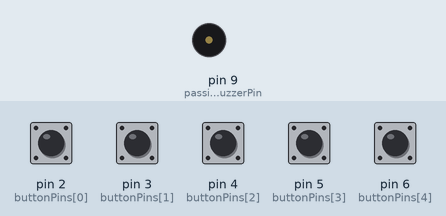
Simulated run of this sketch. Board: Arduino Uno, built with avr-gcc and run on an emulated ATmega328P. Shown: buzzer (waves = sounding). The inputs (shaded band) are chosen by the test bench; at power-on: pin 2 (buttonPins[0]), pin 3 (buttonPins[1]), pin 4 (buttonPins[2]), pin 5 (buttonPins[3]), pin 6 (buttonPins[4]) HIGH. Random numbers use the default seed unless the sketch sets one.

Above: at 1.2 s.
1.3 s: pin 6 (buttonPins[4]) pulled LOW for 0.15 s
4.3 s: pin 2 (buttonPins[0]) pulled LOW for 1 s
At 5.32 s:
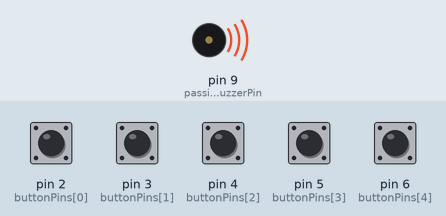
Timing chart, 0 to 7.3 s (numbered marks = the images above; inputs shaded):
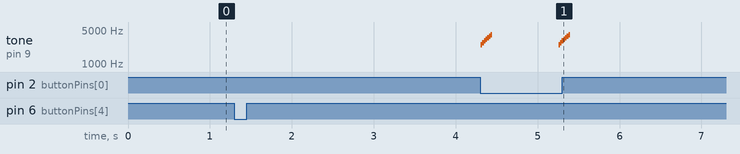

The sketch:

Sound_BirdPiano_5Buttons.ino
```cpp
// ==========================================
// Krish's Bird Piano / Communication Board
// Sounds adapted to mimic House Sparrow vocalizations
// ==========================================
// Button 1 (Pin 2) - Meaning: Food (Rising Chirp)
// Button 2 (Pin 3) - Meaning: Water (Natural Randomized Chirp)
// Button 3 (Pin 4) - Meaning: Play (Natural Randomized Trill)
// Button 4 (Pin 5) - Meaning: Scritches (Natural Double Cheep)
// Button 5 (Pin 6) - Meaning: Outside (Complex Call)
//
// Passive Buzzer: Pin 9

const int buttonPins[] = {2, 3, 4, 5, 6};
const int passiveBuzzerPin = 9;
const int numButtons = 5;

void setup() {
  for (int i = 0; i < numButtons; i++) {
    pinMode(buttonPins[i], INPUT_PULLUP);
  }
  pinMode(passiveBuzzerPin, OUTPUT);

  // Seed the random generator using an unconnected analog pin for natural variations
  randomSeed(analogRead(A0));
}

// --- Sound 1: Original Rising Chirp (Kept as requested) ---
void chirpRising() {
  for (int freq = 2500; freq <= 4000; freq += 250) {
    tone(passiveBuzzerPin, freq, 20);
    delay(20);
  }
  noTone(passiveBuzzerPin);
}

// --- Sound 2: Natural Chirp ---
void naturalChirp() {
  int startFreq = random(1800, 2400);
  int endFreq   = random(3000, 3800);
  int chirps = random(1, 3); // Randomize 1 or 2 chirps per press

  for (int c = 0; c < chirps; c++) {
    // Chirp Up
    for (int f = startFreq; f <= endFreq; f += random(30, 50)) {
      tone(passiveBuzzerPin, f, 10);
      delay(random(2, 5));
    }
    // Chirp Down
    for (int f = endFreq; f >= startFreq; f -= random(30, 50)) {
      tone(passiveBuzzerPin, f, 10);
      delay(random(2, 5));
    }
    noTone(passiveBuzzerPin);

    // Natural pause between multi-chirps
    delay(random(40, 100));
  }
}

// --- Sound 3: Natural Trill ---
void naturalTrill() {
  int startFreq = random(3000, 3500);
  int endFreq   = random(4000, 4500);

  for (int c = 0; c < 5; c++) { // 5 rapid repetitions for a trill
    for (int f = startFreq; f <= endFreq; f += random(80, 120)) {
      tone(passiveBuzzerPin, f, 5);
      delay(2);
    }
    noTone(passiveBuzzerPin);
    delay(random(20, 40));
  }
}

// --- Sound 4: Natural Double Cheep (Fixed to remove robotic tone) ---
void naturalDoubleCheep() {
  for (int i = 0; i < 2; i++) { // Loop twice for a "double" cheep
    int startFreq = random(3800, 4200); // Start high
    int endFreq   = random(3200, 3600); // Slide down lower

    // Very fast downward slide to mimic a sharp, organic "peep"
    for (int f = startFreq; f >= endFreq; f -= random(80, 150)) {
      tone(passiveBuzzerPin, f, 5);
      delay(2);
    }
    noTone(passiveBuzzerPin);

    // Natural pause between the two cheeps
    delay(random(80, 120));
  }
}

// --- Sound 5: Complex Call (Fixed by using the new Natural Double Cheep) ---
void complexCall() {
  naturalDoubleCheep();
  delay(100);
  naturalChirp();
}

void loop() {
  // Check buttons and play corresponding sound
  if (digitalRead(buttonPins[0]) == LOW) {
    chirpRising();
    delay(800); // Prevent rapid re-triggering
  }

  if (digitalRead(buttonPins[1]) == LOW) {
    naturalChirp();
    delay(800);
  }

  if (digitalRead(buttonPins[2]) == LOW) {
    naturalTrill();
    delay(800);
  }

  if (digitalRead(buttonPins[3]) == LOW) {
    naturalDoubleCheep();
    delay(800);
  }

  if (digitalRead(buttonPins[4]) == LOW) {
    complexCall();
    delay(800);
  }

  // Small delay to stabilize button reads
  delay(10);
}
```

Measured:
- after the input at 4.3 s, tone on pin 9 (passiveBuzzerPin): plays 2500 Hz for 0.02 s, 2750 Hz for 0.02 s, 3000 Hz for 0.02 s, 3250 Hz for 0.02 s, 3500 Hz for 0.02 s, 3750 Hz for 0.02 s … (14 notes in this stretch), starting at once
